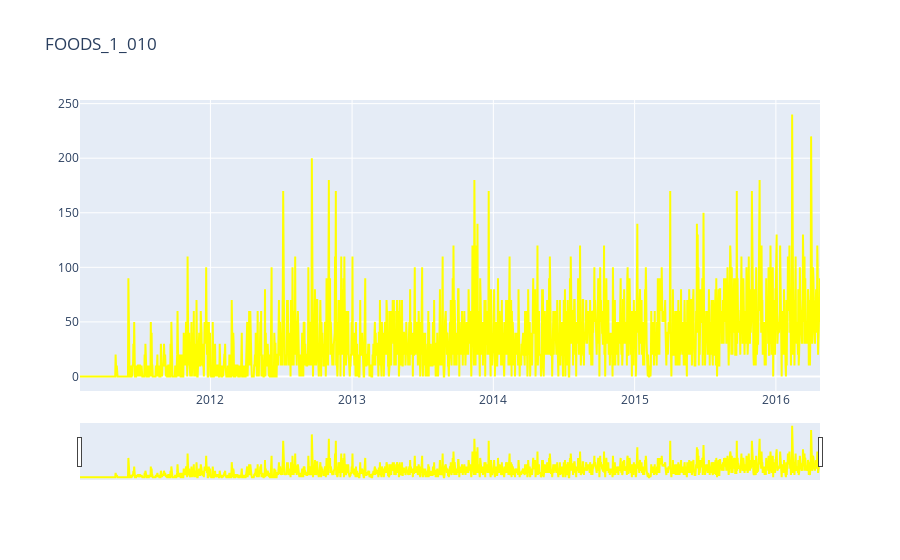

The notebook cell saved with this chart:
### Code cell
fig_c = go.Figure()
fig_c.add_trace(go.Scatter(x=pms_d.Date, y=pms_d.iloc[:,8], name=pms_d.columns[8],
                         line_color='yellow'))
fig_c.update_layout(title_text=pms_d.columns[8],
                    xaxis_rangeslider_visible=True)
fig_c.show()

### Figure 1 — Plotly figure (JSON) as saved in the notebook; plotly's stock layout.template omitted (floating-point values rounded to 4 significant figures; data arrays with more than 128 entries replaced by an {"elided": "..."} marker saying what was removed)
{"data": [{"line": {"color": "yellow"}, "name": "FOODS_1_010", "type": "scatter", "x": {"elided": "1913 str values"}, "y": {"elided": "1913 int values"}}], "layout": {"title": {"text": "FOODS_1_010"}, "xaxis": {"rangeslider": {"visible": true}}}}
